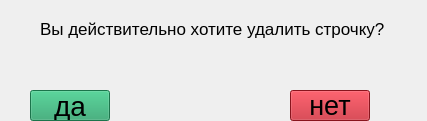
<?xml version="1.0" encoding="UTF-8"?>
<ui version="4.0">
 <class>Form</class>
 <widget class="QWidget" name="Form">
  <property name="geometry">
   <rect>
    <x>0</x>
    <y>0</y>
    <width>427</width>
    <height>121</height>
   </rect>
  </property>
  <property name="font">
   <font>
    <pointsize>16</pointsize>
   </font>
  </property>
  <property name="windowTitle">
   <string>Удаление данные</string>
  </property>
  <widget class="QLabel" name="label">
   <property name="geometry">
    <rect>
     <x>40</x>
     <y>20</y>
     <width>391</width>
     <height>18</height>
    </rect>
   </property>
   <property name="font">
    <font>
     <pointsize>13</pointsize>
    </font>
   </property>
   <property name="text">
    <string>Вы действительно хотите удалить строчку?</string>
   </property>
  </widget>
  <widget class="QPushButton" name="pushButton_delete_pd_yes">
   <property name="geometry">
    <rect>
     <x>30</x>
     <y>90</y>
     <width>80</width>
     <height>31</height>
    </rect>
   </property>
   <property name="font">
    <font>
     <pointsize>21</pointsize>
    </font>
   </property>
   <property name="styleSheet">
    <string notr="true">background-color: rgb(38, 162, 105);</string>
   </property>
   <property name="text">
    <string>да</string>
   </property>
  </widget>
  <widget class="QPushButton" name="pushButton_canse_no">
   <property name="geometry">
    <rect>
     <x>290</x>
     <y>90</y>
     <width>80</width>
     <height>31</height>
    </rect>
   </property>
   <property name="font">
    <font>
     <pointsize>20</pointsize>
    </font>
   </property>
   <property name="styleSheet">
    <string notr="true">background-color: rgb(192, 28, 40);</string>
   </property>
   <property name="text">
    <string>нет</string>
   </property>
  </widget>
 </widget>
 <resources/>
 <connections/>
</ui>
